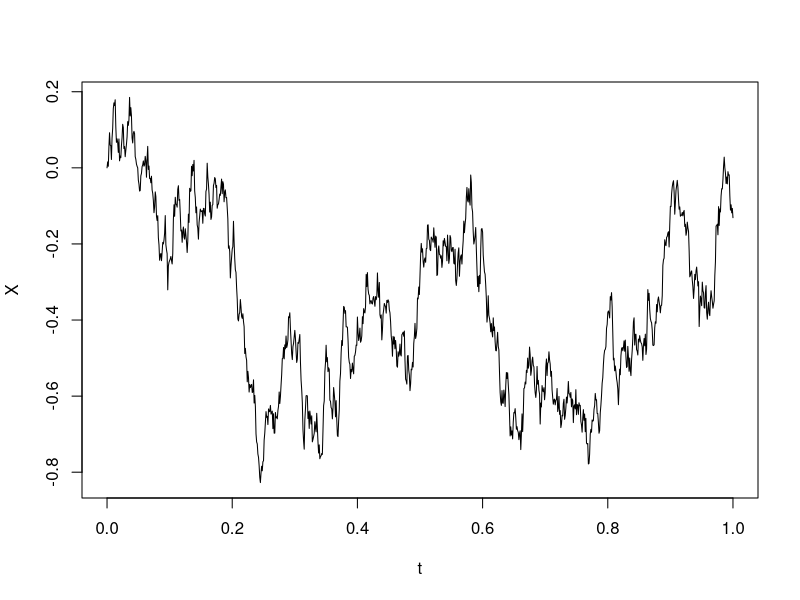

Here is the R script that generated this plot:
set.seed(54)
alpha=0
sigma=1
X0=0
t = seq(0,1,0.001)
n = length(t)
X = rep(0,n)
Z = rnorm(n,mean=0,sd=1)
X[1] = X0+alpha*t[1]+sigma*sqrt(t[1])*Z[1]
for(i in 2:n){
  X[i] = X[i-1]+alpha*(t[i]-t[i-1])+sigma*sqrt(t[i]-t[i-1])*Z[i]
}
plot(t,X,type='l')